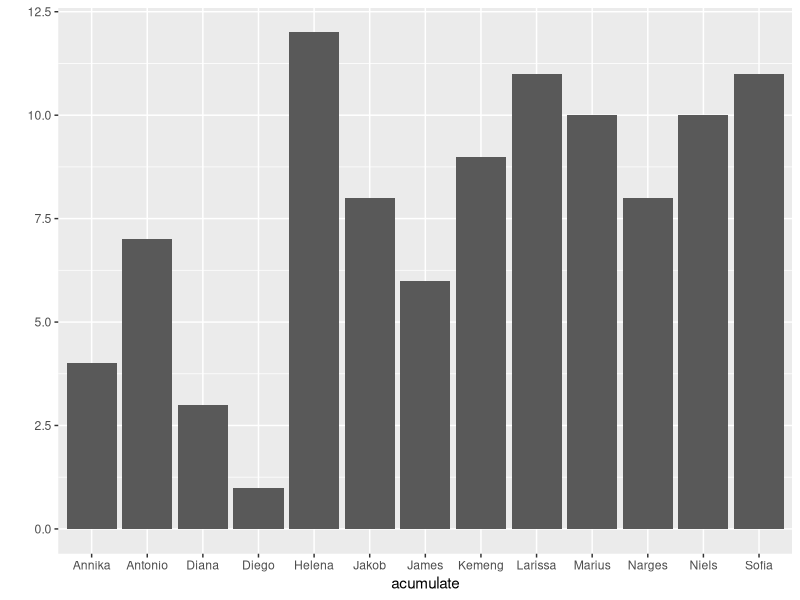

Source code (R):
##############################################################################################
list <- c(
  "Marius",
  "Jakob",
  "Annika",
  "Kemeng",
  "Diego", 
  "Sofía", 
  "Diana", 
  "Larissa", 
  "James", 
  "Helena", 
  "Narges", 
  "Antonio",
  "Niels")

Random_Student <- function(number) {
  if(number > length(list)){
    return(paste("There are only",length(list), "students not", number))
  }
  else
    lucky_ones <- list[sample(1:length(list), number)]
  return( lucky_ones)
}

Random_Student(3)
##############################################################################################
acumulate <- vector(mode='character', length=100)
for (var in 1:100) {
  acumulate[var] <- Random_Student(1)
}
require(ggplot2)
qplot(acumulate)

a <- table(acumulate)
total <- 0
for (var in 1:length(list)) {
  total = total + a[names(a)==list[var]]
  print(a[names(a)==list[var]])
}
